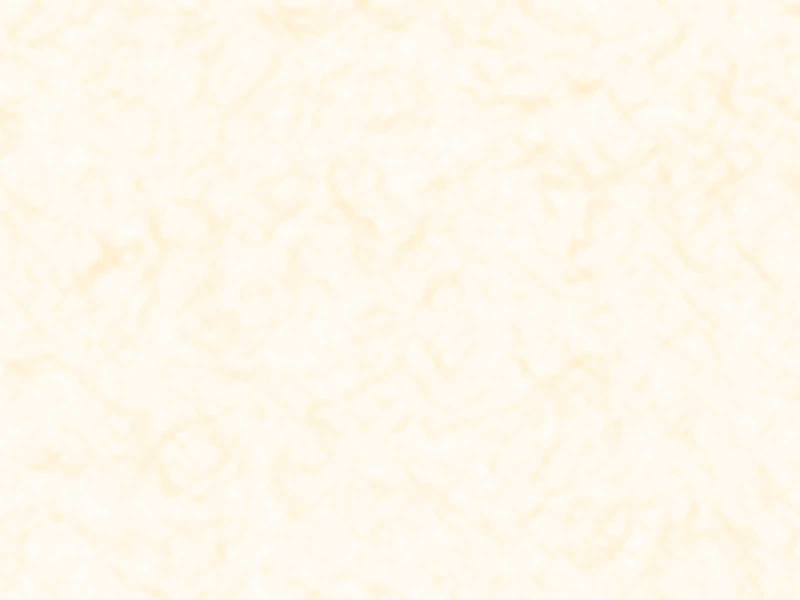
#> input picture images/bg/1409443.jpg, 1600 x 1200 px (shown at 1/2 size)
$ python _resize_bg_a4.py
#> lines starting #> are read from the running program, lines starting #| are printed output that depends on the picture
from PIL import Image

SRC = "images/bg/1409443.jpg"
DST = "images/bg/bg_a4.png"
TARGET_W = 1754
TARGET_H = 1240

src = Image.open(SRC).convert("RGB")
#> src is the input picture: PIL image 1600x1200 RGB; mean R, G, B 254.4, 248.4, 235.4
print(f"Source: {src.size}")
#| Source: (1600, 1200)
print(f"Source aspect: {src.size[0] / src.size[1]:.4f}")
#| Source aspect: 1.3333
print(f"Target aspect: {TARGET_W / TARGET_H:.4f}")

# 縦横比を A4 横 (1.4145:1) に合わせる
# 元画像の縦横比を計算して、縦横比が違う場合はセンタークロップ
src_ratio = src.size[0] / src.size[1]
#> src_ratio = 1.33
target_ratio = TARGET_W / TARGET_H

if abs(src_ratio - target_ratio) < 0.01:
    # 縦横比がほぼ一致 → そのままリサイズ
    resized = src.resize((TARGET_W, TARGET_H), Image.LANCZOS)
    print("Aspect matches. Direct resize.")
else:
    # 縦横比が違う → センタークロップしてから目標サイズにリサイズ
    if src_ratio > target_ratio:
        # 元画像が横長すぎる → 左右をカット
        new_w = int(src.size[1] * target_ratio)
        left = (src.size[0] - new_w) // 2
        cropped = src.crop((left, 0, left + new_w, src.size[1]))
    else:
        # 元画像が縦長すぎる → 上下をカット
        new_h = int(src.size[0] / target_ratio)
#> new_h = 1131
        top = (src.size[1] - new_h) // 2
#> top = 34
        cropped = src.crop((0, top, src.size[0], top + new_h))
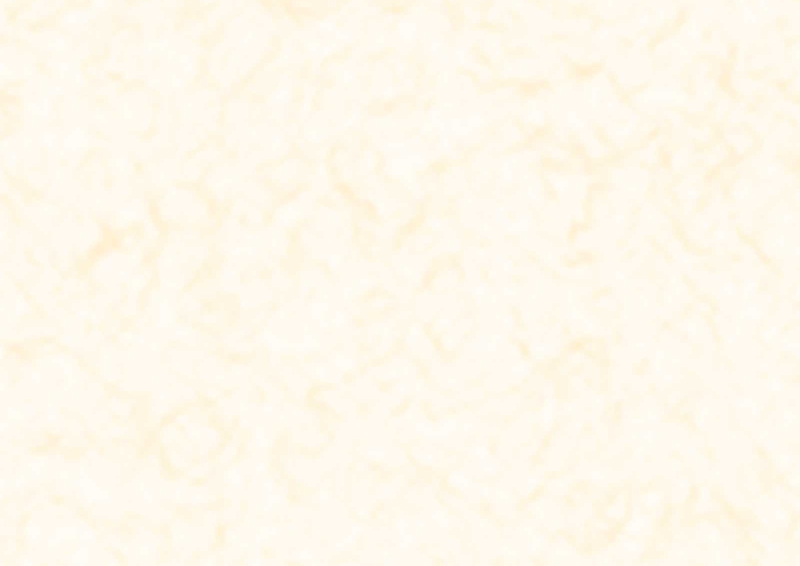
#> cropped: PIL image 1600x1131 RGB (shown at 1/2 size); mean R, G, B 254.4, 248.4, 235.4
    print(f"Center-cropped to: {cropped.size}")
#| Center-cropped to: (1600, 1131)
    resized = cropped.resize((TARGET_W, TARGET_H), Image.LANCZOS)

resized.save(DST, optimize=True)
print(f"Saved: {DST} ({TARGET_W}x{TARGET_H})")

# 実測確認
out = Image.open(DST)
print(f"Verify output: {out.size}")
#| Verify output: (1754, 1240)
